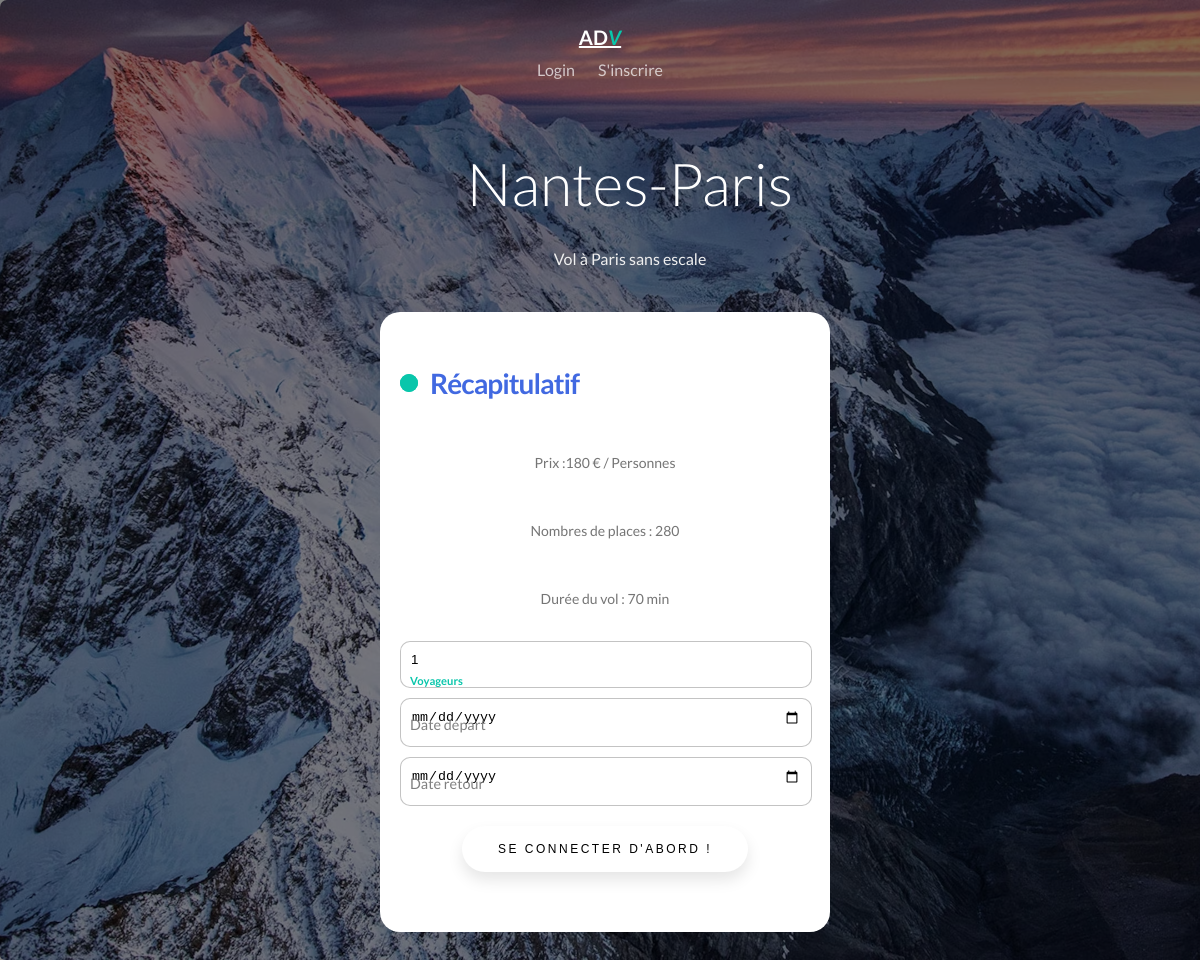
Screenshot of /trip?dest_name=Nantes-Paris with the database file from the repository.
### tables this page shows
CREATE TABLE DESTINATION (
    id_dest INTEGER PRIMARY KEY AUTOINCREMENT,
    nom_dest TEXT,
    desc_dest TEXT,
    cost INT,
    places INT,
    duree INT
);

### app.py (the view)
@app.route('/trip')
def trip():
    dest_name = request.args.get('dest_name')
    if dest_name:
        destinaton = voyageDAO.getDestinationByName(dest_name)
        if destinaton:
            return render_template("trip.html", destination=destinaton, isLogged = isLogged, session = session)
        else:
            return render_template("error.html", message="Destination non trouvée")
    else:
        return render_template("error.html", message="Paramètre manquant dans l'URL")

### static/models/VoyageDAO.py (called while the page is built)
    def toDestination(self, dataset, column_names):
        return Destination(dataset, column_names)

    def getDestinationByName(self, voyage_name):
        query = "SELECT * FROM DESTINATION WHERE nom_dest = ?"
        params = (voyage_name,)
        result = self.db_utils.fetch_one(query, params)
        column_names = [column[0] for column in self.db_utils.local.cur.description]
        if result:
            voyage = self.toDestination(result, column_names)
            return voyage
        else:
            return None

### static/models/destination.py (called while the page is built)
    def getName(self):
        return self.data_dict.get("nom_dest", None)

    def getCost(self):
        return self.data_dict.get("cost", None)

    def getDesc(self):
        return self.data_dict.get("desc_dest", None)

    def getPlaces(self):
        return self.data_dict.get("places", None)

    def getDuration(self):
        return self.data_dict.get("duree", None)

### static/services/DBUtils.py (called while the page is built)
    def connect(self):
        if not hasattr(self.local, 'con') or self.local.con is None:
            self.local.con = sqlite3.connect(self.url)
            self.local.cur = self.local.con.cursor()

    def execute(self, request, args=None, fetch_one=False):
        try:
            self.connect()
            if args:
                self.local.cur.execute(request, args)
                self.local.con.commit()
            else:
                self.local.cur.execute(request)
                self.local.con.commit()
            if fetch_one:
                return self.local.cur.fetchone()
            else:
                return self.local.cur.fetchall()
        except sqlite3.Error as e:
            print("Error while executing request:", request)
            print("SQLite error:", e)
            raise RequestExecutionException(str(e))

    def fetch_one(self, request, args=None):
        return self.execute(request, args=args, fetch_one=True)

### templates/trip.html (shortened to what this page needs)
	<!DOCTYPE HTML>
	<html>
		<head>
		<link rel="stylesheet" href="{{ url_for('static', filename= 'css/style_trip.css') }}">
		</head>
		<body>
			<div id="page">
				<nav class="adv-nav">
					<div class="adv-container">
						<div class="row">
							<div id="adv-logo"><a href="/">AD<em>V</em></a></div>
								<ul>
									{% if not isLogged%}
										<li><a href="/connexion">Login</a></li>
										<li><a href="/inscription">S'inscrire</a></li>
									{% endif %}
								</ul>
						</div>
					</div>
				</nav>
				<header id="adv-header" class="adv-cover adv-cover-md" style="background-image: url(../static/images/3.jpg)">
					<div class="adv-container">
						<div class="row">
							<h1>{{destination.getName()}}</h1>
							<p id="expertise">{{destination.getDesc()}}</p>
						</div>
						<div class="row-form">
							<form class="form" action="{{ url_for('reserver_post', session=session, dest_name=destination.getName()) }}" method="post">
							<p class="title">Récapitulatif</p>
							<p class="message">Prix :{{destination.getCost()}} € / Personnes</p>
							<p class="message">Nombres de places : {{destination.getPlaces()}}</p>
							<p class="message">Durée du vol : {{destination.getDuration()}} min</p>
								<label>
									<input placeholder="" name="personnes" type="number" class="input" min="1" value="1" required>
									<span>Voyageurs</span>
								</label>
								<label for="date_depart">
									<input required="" placeholder="" name="date_depart" id="date_depart" type="date" class="input" required>
									<span>Date départ</span>
								</label>
								<label for="date_retour">
									<input required="" placeholder="" name="date_retour" id="date_retour" type="date" class="input" required>
									<span>Date retour</span>
								</label>
								{% if not isLogged%}
									<a href="/connexion"><button class="trip-button" required>Se connecter d'abord !</button></a>
								{% else %}
									{% if session %}
										<button type="submit" class="trip-button">Réserver votre vol !</button>
									{% else %}
										<a href="/dashboard"><button class="trip-button" required>Se connecter d'abord !</button></a>
									{% endif %}
								{% endif %}
							</form>
						</div>
					</div>
				</header>
			</div>
		</body>
	</html>

### static/css/style_trip.css (style rules this page uses)
body { font-family: "Lato", Arial, sans-serif; font-weight: 400; font-size: 16px; line-height: 1.7; color: #777; background: #fff; margin: 0; }
#page { position: relative; overflow-x: hidden; width: 100%; height: 100%; -webkit-transition: 0.5s; -o-transition: 0.5s; transition: 0.5s; }
a { color: #09C6AB; -webkit-transition: 0.5s; -o-transition: 0.5s; transition: 0.5s; }
p { margin-bottom: 20px; }
h1, h2, h3, h4, h5, h6, figure { color: #000; font-family: "Lato", Arial, sans-serif; font-weight: 400; margin: 0 0 20px 0; }
.adv-container { max-width: 1100px; position: relative; margin: 0 auto; padding-left: 15px; padding-right: 15px; text-align: center; }
.adv-nav { position: absolute; top: 0; left: 0; margin: 0; padding: 0; width: 100%; padding: 20px 0; z-index: 1001; text-decoration: none; }
.adv-nav #adv-logo { font-size: 20px; margin: 0; padding: 0; text-transform: uppercase; font-weight: bold; }
.adv-nav #adv-logo em { color: #09C6AB; }
.adv-nav a { padding: 5px 10px; color: #fff; }
.adv-nav ul { padding: 0; margin: 2px 0 0 0; }
.adv-nav ul li { padding: 0; margin: 0; list-style: none; display: inline; }
.adv-nav ul li a { font-size: 16px; padding: 30px 10px; color: rgba(255, 255, 255, 0.7); -webkit-transition: 0.3s; -o-transition: 0.3s; transition: 0.3s; text-decoration: none; }
#adv-header { background: #4d4d4d; }
#adv-header h1, #adv-header h2 { margin: 0; padding: 0; margin-top: 10%; color: white; }
#adv-header h1 { margin-bottom: 0px; font-size: 59px; line-height: 1.5; font-weight: 300; }
#adv-header a { display: block; padding: 10px 20px 20px 20px; background: #fff; color: #09C6AB; }
#adv-header { border-top-left-radius: 7px; }
#adv-header { border-top-right-radius: 7px; }
#adv-header { z-index: 10; position: relative; clear: both; background: #fff; border-bottom-left-radius: 5px; border-bottom-right-radius: 5px; padding: 30px; }
#adv-header { display: none; }
#adv-header { display: block; }
#adv-header, #adv-counter { background-size: cover; background-position: top center; background-repeat: no-repeat; position: relative; }
.adv-cover { height: 900px; background-size: cover; background-position: center center; background-repeat: no-repeat; position: relative; float: left; width: 100%; }
.adv-cover a { color: #09C6AB; }
.adv-cover > .adv-container { position: relative; z-index: 10; }
form label { font-weight: normal; }
#expertise { color:#efefef; }
.trip-button { padding: 1.3em 3em; font-size: 12px; text-transform: uppercase; letter-spacing: 2.5px; font-weight: 500; color: #000; background-color: #fff; border: none; border-radius: 45px; box-shadow: 0px 8px 15px rgba(0, 0, 0, 0.1); transition: all 0.3s ease 0s; cursor: pointer; outline: none; }
.row-form { display: inline-block; justify-content: center; align-items: center; margin-top: 20px; margin-right: 50px; height: 100%; width: 450px; }
.form { display: flex; flex-direction: column; gap: 10px; max-width: 600px; background-color: #fff; padding: 20px; height: 580px; border-radius: 20px; position: relative; }
.title { font-size: 28px; color: royalblue; font-weight: 600; letter-spacing: -1px; position: relative; display: flex; align-items: center; padding-left: 30px; }
.title::before,.title::after { position: absolute; content: ""; height: 16px; width: 16px; border-radius: 50%; left: 0px; background-color: #09C6AB; }
.title::before { width: 18px; height: 18px; background-color: #09C6AB; }
.title::after { width: 18px; height: 18px; }
.message, .signin { color: rgba(88, 87, 87, 0.822); font-size: 14px; }
.form label { position: relative; }
.form label .input { width: 95%; padding: 10px 10px 20px 10px; outline: 0; border: 1px solid rgba(105, 105, 105, 0.397); border-radius: 10px; }
.form label .input + span { position: absolute; left: 10px; top: 15px; color: grey; font-size: 0.9em; cursor: text; transition: 0.3s ease; }
.form label .input:focus + span,.form label .input:valid + span { top: 30px; font-size: 0.7em; font-weight: 600; }
.form label .input:valid + span { color: #09C6AB; }

### rows the page displays
DESTINATION: getName "Nantes-Paris", getDesc "Vol à Paris sans escale", getPlaces "280"

### other values shown
{{ destination.getCost() }} "180"
{{ destination.getDuration() }} "70"
